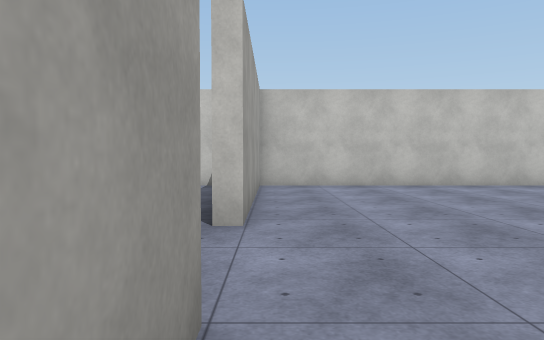
view 1 (above)

18 first-person views from a walk through a scene from a Unity 3-D project. The camera is 1.3 m above the floor, tilts 2° down and sees 70° across. The floor is counted in squares, 2 m on a side. Each view is taken from the middle of a square. On the plan, view 1 faces up. The plan holds only what a view shows up to about 11 squares ahead; the rest is blank. The place goes on beyond the plan. The player is left out. Surface patterns are stand-ins for the level's own textures.

view 2
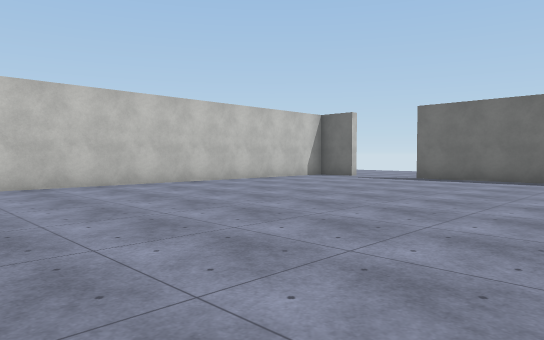

view 3
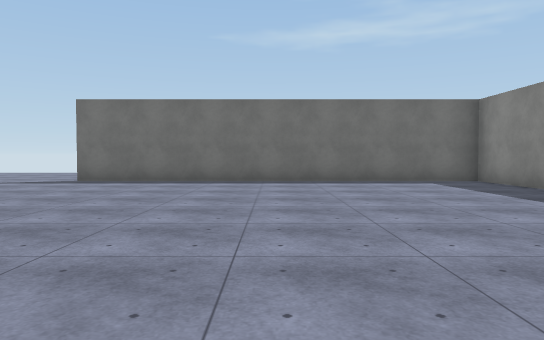

view 4
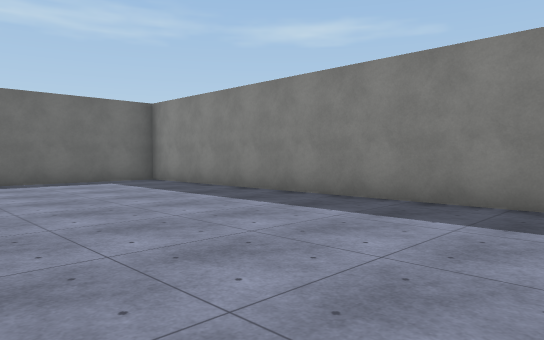

view 5
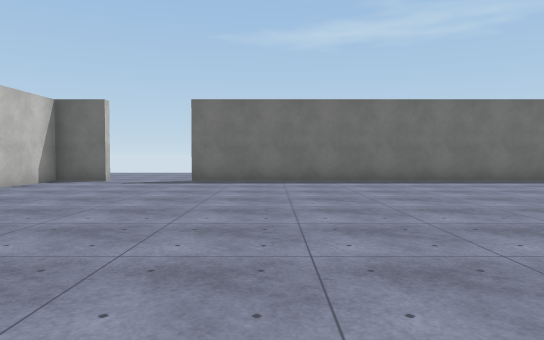

view 6
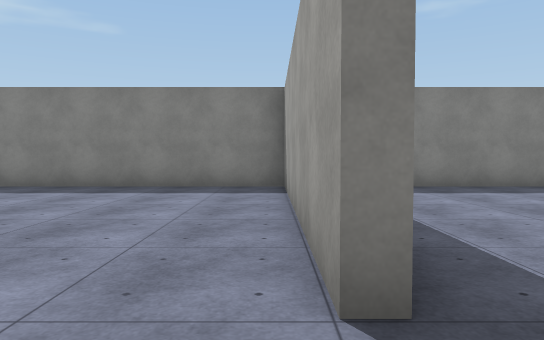

view 7
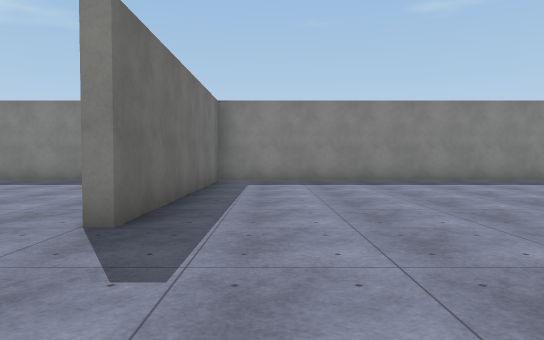

view 8
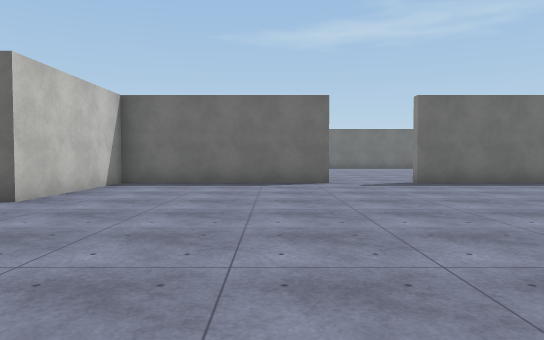

view 9
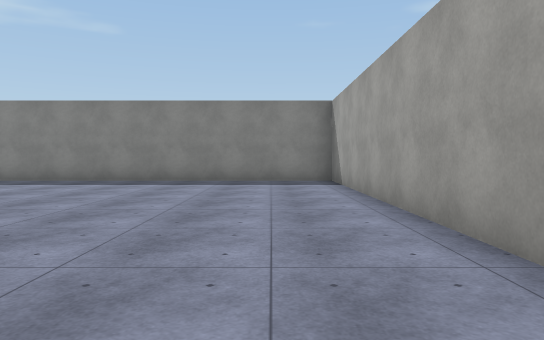

view 10
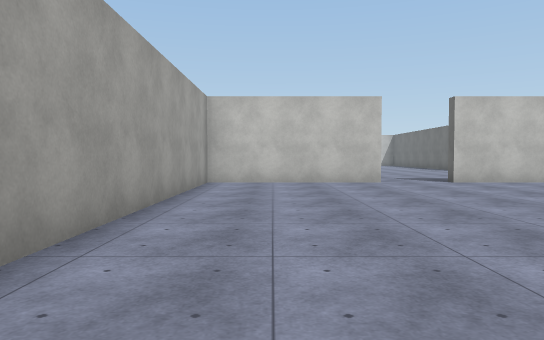

view 11
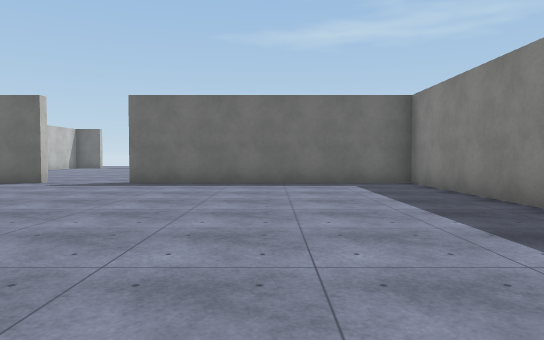

view 12
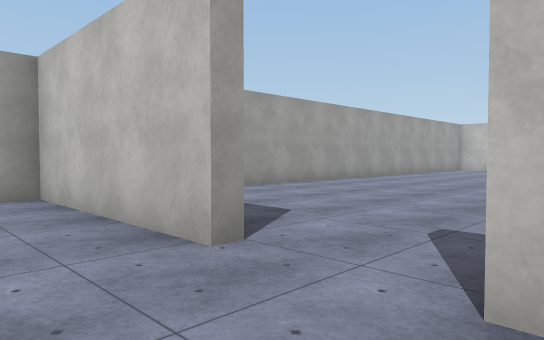

view 13
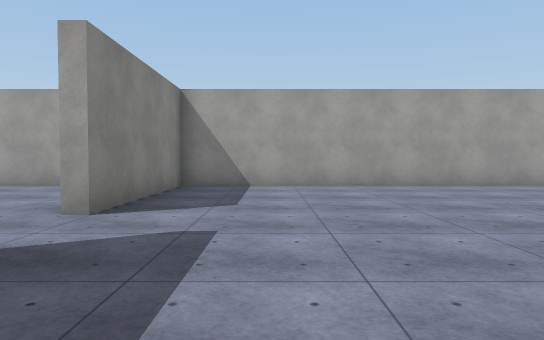

view 14
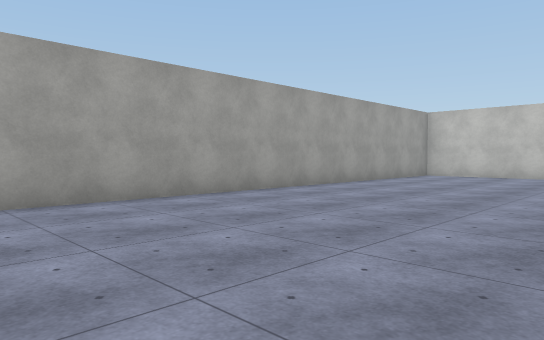

view 15
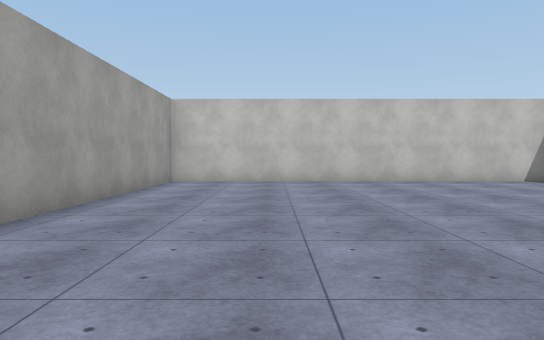

view 16
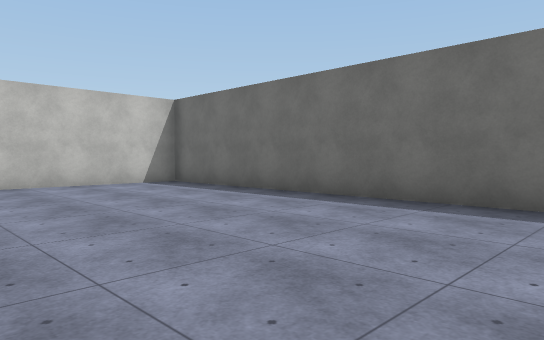

view 17
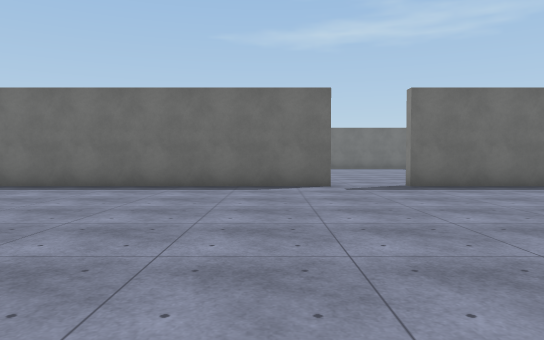

view 18
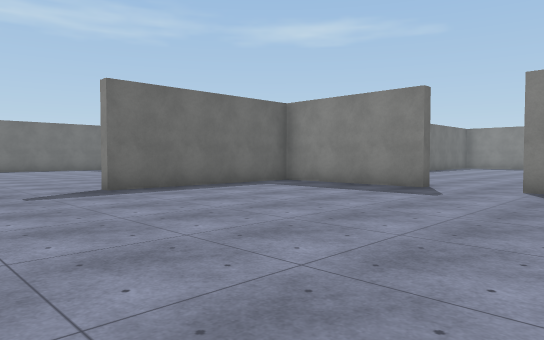

### Floor plan
Ten units are one square. View 1 is at (0, 0); x grows to the right and y downward. Boxes are objects, and circles mark ways between rooms. Rooms are numbered by the first view taken in them; rooms with no view inside come last. Other rooms are left out.
<svg viewBox="-111 -266 228 325">
<path fill="none" stroke="#000" d="M-3 -15 -3 50M70 -87 -6 -87M112 -72 112 -87 90 -87M-3 -82 -3 -36M-4 54 112 54 112 -51M-6 -35 -6 -87 -45 -87M-62 -87 -106 -87 -106 54 -6 54 -6 -15M-6 -156 -6 -261 -106 -261 -106 -90 -62 -90M-45 -90 -5 -90M-6 -87 -6 -140"/>
<circle cx="-10" cy="-25" r="3" fill="#2a7"/>
<circle cx="-55" cy="-90" r="3" fill="#2a7"/>
<text x="50" y="-20">1</text>
<text x="-60" y="-20">2</text>
<text x="-60" y="-170">3</text>
</svg>
Room 1 opens to room 2. Room 2 opens to room 3.

Where each view was taken, in squares from view 1:
view 1: 0 up, 0 right, facing up
view 2: 0 up, 0 right, facing up-right
view 3: 0 up, 1 right, facing right
view 4: 0 up, 1 right, facing down-right
view 5: 3 up, 1 right, facing right
view 6: 3 up, 0 right, facing down
view 7: 5 up, 2 left, facing down
view 8: 5 up, 10 left, facing right
view 9: 5 up, 9 left, facing down
view 10: 1 down, 9 left, facing up
view 11: 2 down, 10 left, facing right
view 12: 7 up, 4 left, facing up-left
view 13: 11 up, 2 left, facing left
view 14: 13 up, 5 left, facing up-left
view 15: 16 up, 8 left, facing up
view 16: 17 up, 6 left, facing up-right
view 17: 17 up, 9 left, facing right
view 18: 17 up, 8 left, facing down-right
